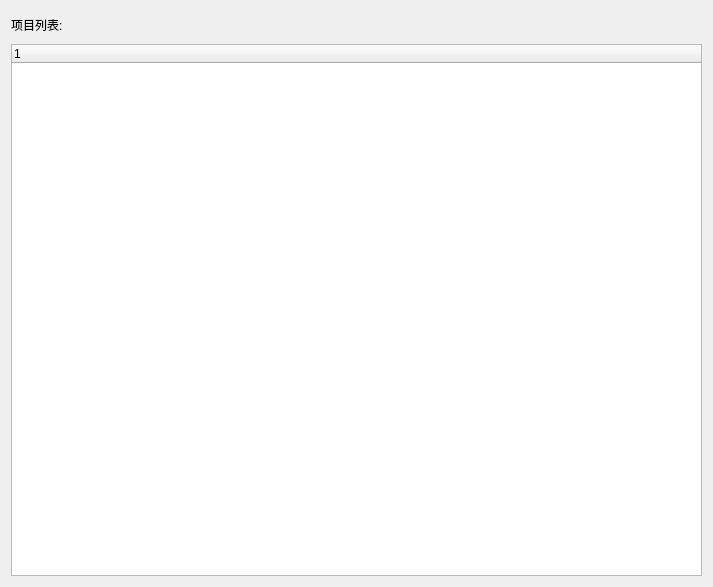
<?xml version="1.0" encoding="UTF-8"?>
<ui version="4.0">
 <class>ProTree</class>
 <widget class="QDialog" name="ProTree">
  <property name="geometry">
   <rect>
    <x>0</x>
    <y>0</y>
    <width>713</width>
    <height>587</height>
   </rect>
  </property>
  <property name="windowTitle">
   <string>Dialog</string>
  </property>
  <layout class="QVBoxLayout" name="verticalLayout_3">
   <item>
    <layout class="QVBoxLayout" name="verticalLayout_2" stretch="1,20">
     <item>
      <widget class="QLabel" name="label_pro">
       <property name="text">
        <string>项目列表:</string>
       </property>
      </widget>
     </item>
     <item>
      <widget class="ProTreeWidget" name="treeWidget">
       <column>
        <property name="text">
         <string notr="true">1</string>
        </property>
       </column>
      </widget>
     </item>
    </layout>
   </item>
  </layout>
 </widget>
 <customwidgets>
  <customwidget>
   <class>ProTreeWidget</class>
   <extends>QTreeWidget</extends>
   <header>protreewidget.h</header>
  </customwidget>
 </customwidgets>
 <resources/>
 <connections/>
</ui>
